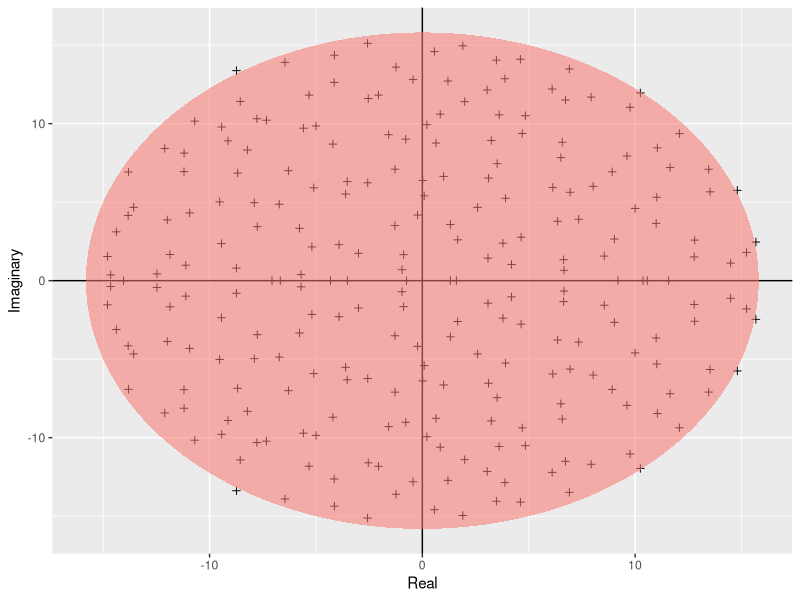

Reproduce this figure in R. (Note: this script raises an error after producing the figure.)
#!/usr/bin/env Rscript
# Author: Katie Bickerton k.bickerton18@imperial.ac.uk
# Script: Girko.R
# Desc: Plots a simulation of Girko's law and saves to pdf in Results directory.
# Arguments: none
# Date: 22 Oct 2018

rm(list=ls())

# function that returns an ellipse
build_ellipse <- function(hradius, vradius){ 
  npoints = 250
  a <- seq(0, 2 * pi, length = npoints + 1)
  x <- hradius * cos(a)
  y <- vradius * sin(a)  
  return(data.frame(x = x, y = y))
}

N <- 250 # Assign size of the matrix
M <- matrix(rnorm(N * N), N, N) # Build the matrix
eigvals <- eigen(M)$values # Find the eigenvalues
eigDF <- data.frame("Real" = Re(eigvals), "Imaginary" = Im(eigvals)) # Build a dataframe
my_radius <- sqrt(N) # The radius of the circle is sqrt(N)
ellDF <- build_ellipse(my_radius, my_radius) # Dataframe to plot the ellipse
names(ellDF) <- c("Real", "Imaginary") # rename the columns


# plot the eigenvalues
require(ggplot2)
# uses ggplot to plot eigenvalues on real and imaginary axes
p <- ggplot(eigDF, aes(x = Real, y = Imaginary))
p <- p +
  # specifies shape of points
  geom_point(shape = I(3)) +
  # removes legend
  theme(legend.position = "none")

# now add the vertical and horizontal line
p <- p + geom_hline(aes(yintercept = 0))
p <- p + geom_vline(aes(xintercept = 0))

# finally, add the ellipse
p <- p + geom_polygon(data = ellDF, aes(x = Real, y = Imaginary, alpha = 1/20, fill = "red"))
# prints image to pdf
pdf("../Results/Girko.pdf")
print(p)
dev.off()
